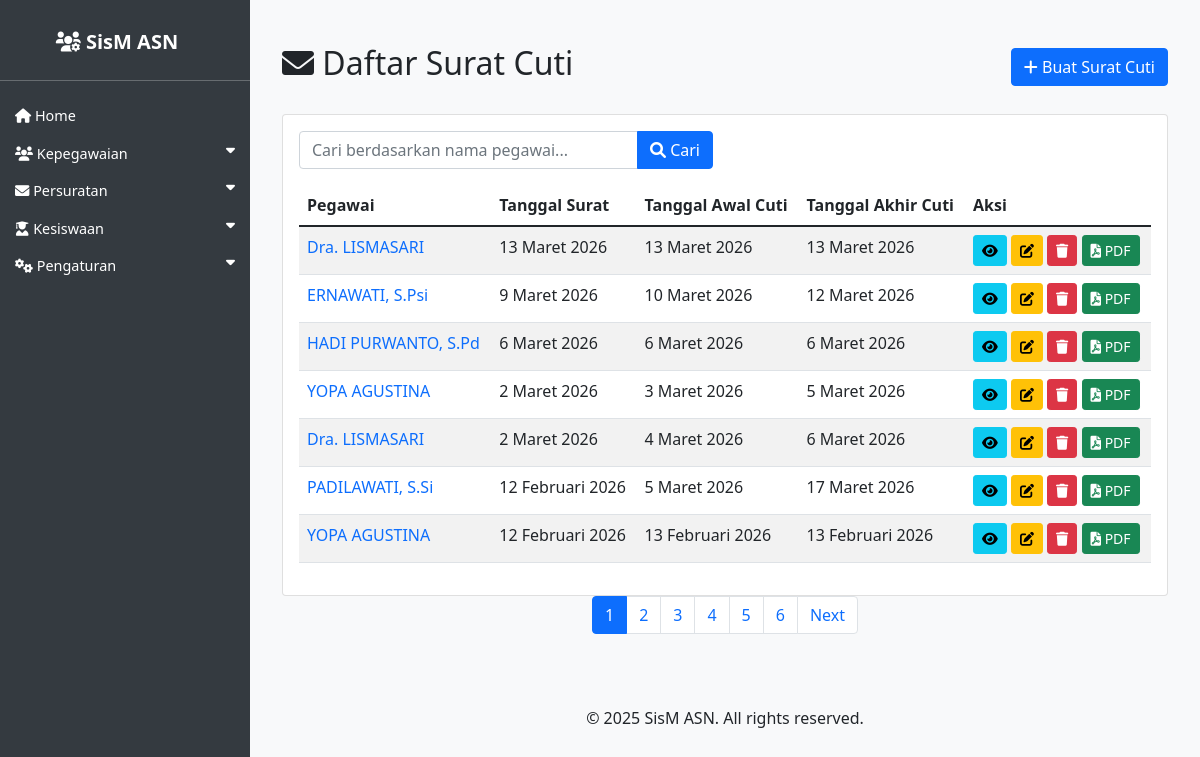
Screenshot of /asn/surat_cuti/ with the database file from the repository.
### asn_app/models.py (models this page shows, shortened)
class SuratCuti(models.Model):
    JENIS_CUTI_CHOICES = [
        ('Cuti Tahunan', 'Cuti Tahunan'),
        ('Cuti Sakit', 'Cuti Sakit'),
        ('Cuti Alasan Penting', 'Cuti Alasan Penting'),
        ('Cuti Diluar Tanggungan Negara', 'Cuti Diluar Tanggungan Negara'),
        ('Cuti Melahirkan', 'Cuti Melahirkan'),
        ('Cuti Besar', 'Cuti Besar'),
    ]
    tempat_ditetapkan = models.CharField(max_length=100, verbose_name='Tempat Ditetapkan')
    tanggal_surat = models.DateField(verbose_name='Tanggal Surat')
    nomor_surat = models.CharField(max_length=100, blank=True, null=True, verbose_name='Nomor Surat')
    sifat_surat = models.CharField(max_length=100, blank=True, null=True, verbose_name='Sifat Surat')
    lampiran_surat = models.CharField(max_length=100, blank=True, null=True, verbose_name='Lampiran Surat')
    perihal_surat = models.CharField(max_length=255, blank=True, null=True, verbose_name='Perihal Surat')
    tujuan_surat = models.CharField(max_length=200, verbose_name='Tujuan Surat')
    jenis_cuti = models.CharField(max_length=50, choices=JENIS_CUTI_CHOICES, default='Cuti Tahunan', verbose_name='Jenis Cuti')
    pegawai = models.ForeignKey(ASN, on_delete=models.CASCADE, related_name='surat_cuti_pegawai', verbose_name='Pegawai')
    tanggal_awal = models.DateField(verbose_name='Tanggal Awal Cuti')
    tanggal_akhir = models.DateField(verbose_name='Tanggal Akhir Cuti')
    alasan_cuti = models.TextField(blank=True, null=True, verbose_name='Alasan Cuti')
    penandatangan = models.ForeignKey(ASN, on_delete=models.SET_NULL, null=True, blank=True, related_name='surat_cuti_penandatangan', verbose_name='Penandatangan')
    kop_surat = models.ForeignKey(KopSurat, on_delete=models.SET_NULL, null=True, blank=True, verbose_name='Kop Surat')
    created_at = models.DateTimeField(auto_now_add=True)
    updated_at = models.DateTimeField(auto_now=True)
    class Meta:
        verbose_name_plural = "Surat Cuti"
        ordering = ['-tanggal_surat']

class ASN(models.Model):
    JENIS_KELAMIN_CHOICES = [
        ('L', 'Laki-laki'),
        ('P', 'Perempuan'),
    ]
    AGAMA_CHOICES = [
        ('ISLAM', 'Islam'),
        ('KRISTEN', 'Kristen'),
        ('KATOLIK', 'Katolik'),
        ('HINDU', 'Hindu'),
        ('BUDDHA', 'Buddha'),
        ('KONGHUCU', 'Konghucu'),
    ]
    nip = models.CharField(max_length=18, unique=True, null=True, blank=True)
    nama = models.CharField(max_length=100)
    tempat_lahir = models.CharField(max_length=50)
    tanggal_lahir = models.DateField()
    jenis_kelamin = models.CharField(max_length=1, choices=JENIS_KELAMIN_CHOICES)
    agama = models.CharField(max_length=10, choices=AGAMA_CHOICES)
    alamat = models.TextField()
    email = models.EmailField()
    telepon = models.CharField(max_length=15)
    jabatan = models.CharField(max_length=100)
    pangkat = models.CharField(max_length=50)
    golongan = models.CharField(max_length=5)
    nama_istri_suami = models.CharField(max_length=100, blank=True, null=True, verbose_name='Nama Istri/Suami')
    unit_kerja = models.CharField(max_length=100)
    foto = models.ImageField(upload_to='asn_fotos/', blank=True, null=True)
    created_at = models.DateTimeField(auto_now_add=True)
    updated_at = models.DateTimeField(auto_now=True)

### asn_app/views.py (the view)
# urls.py: path('surat_cuti/', views.SuratCutiListView.as_view(), name='surat_cuti_list'),
class SuratCutiListView(ListView):
    model = SuratCuti
    template_name = 'asn_app/surat_cuti_list.html'
    context_object_name = 'surat_cuti_list'
    paginate_by = 7
    def get_queryset(self):
        queryset = super().get_queryset()
        search_query = self.request.GET.get('nama', '')
        if search_query:
            queryset = queryset.filter(pegawai__nama__icontains=search_query)
        return queryset

### asn_app/templates/asn_app/surat_cuti_list.html (shortened to what this page needs)
{% extends 'asn_app/base.html' %}
{% load indonesian_date_tags %}
{% block content %}
<div class="container mt-4">
    <div class="d-flex justify-content-between align-items-center mb-4">
        <h2><i class="fas fa-envelope"></i> Daftar Surat Cuti</h2>
        <div>
            <a href="{% url 'surat_cuti_create' %}" class="btn btn-primary">
                <i class="fas fa-plus"></i> Buat Surat Cuti
            </a>
        </div>
    </div>
    <div class="card">
        <div class="card-body">
            <form method="get" action="{% url 'surat_cuti_list' %}" class="mb-3">
                <div class="row">
                    <div class="col-md-6">
                        <div class="input-group">
                            <input
                                type="text"
                                class="form-control"
                                name="nama"
                                placeholder="Cari berdasarkan nama pegawai..."
                                value="{{ request.GET.nama }}"
                            >
                            <button type="submit" class="btn btn-primary">
                                <i class="fas fa-search"></i> Cari
                            </button>
                        </div>
                    </div>
                </div>
            </form>
            <div class="table-responsive">
                <table class="table table-striped">
                    <thead>
                        <tr>
                            <th>Pegawai</th>
                            <th>Tanggal Surat</th>
                            <th>Tanggal Awal Cuti</th>
                            <th>Tanggal Akhir Cuti</th>
                            <th>Aksi</th>
                        </tr>
                    </thead>
                    <tbody>
                        {% for surat_cuti in surat_cuti_list %}
                        <tr>
                            <td>
                                <a href="{% url 'laporan_cuti_pdf' surat_cuti.pegawai.pk %}" target="_blank" class="text-decoration-none">
                                    {{ surat_cuti.pegawai.nama }}
                                </a>
                            </td>
                            <td>{{ surat_cuti.tanggal_surat|indonesian_date:"%d %B %Y" }}</td>
                            <td>{{ surat_cuti.tanggal_awal|indonesian_date:"%d %B %Y" }}</td>
                            <td>{{ surat_cuti.tanggal_akhir|indonesian_date:"%d %B %Y" }}</td>
                            <td>
                                <a href="{% url 'surat_cuti_detail' surat_cuti.pk %}" class="btn btn-sm btn-info">
                                    <i class="fas fa-eye"></i>
                                </a>
                                <a href="{% url 'surat_cuti_update' surat_cuti.pk %}" class="btn btn-sm btn-warning">
                                    <i class="fas fa-edit"></i>
                                </a>
                                <a href="{% url 'surat_cuti_delete' surat_cuti.pk %}" class="btn btn-sm btn-danger">
                                    <i class="fas fa-trash"></i>
                                </a>
                                <a href="{% url 'surat_cuti_export_pdf' surat_cuti.pk %}" class="btn btn-sm btn-success" target="_blank">
                                    <i class="fas fa-file-pdf"></i> PDF
                                </a>
                            </td>
                        </tr>
                        {% endfor %}
                    </tbody>
                </table>
            </div>
        </div>
    </div>
    {% if is_paginated %}
    <nav aria-label="Page navigation">
        <ul class="pagination justify-content-center">
            {% for num in page_obj.paginator.page_range %}
                <li class="page-item {% if page_obj.number == num %}active{% endif %}">
                    <a class="page-link" href="?page={{ num }}{% if request.GET.nama %}&nama={{ request.GET.nama }}{% endif %}">{{ num }}</a>
                </li>
            {% endfor %}
            {% if page_obj.has_next %}
                <li class="page-item">
                    <a class="page-link" href="?page={{ page_obj.next_page_number }}{% if request.GET.nama %}&nama={{ request.GET.nama }}{% endif %}">Next</a>
                </li>
            {% endif %}
        </ul>
    </nav>
    {% endif %}
</div>
{% endblock %}

### asn_app/templates/asn_app/base.html (style rules this page uses)
body { display: flex; min-height: 100vh; flex-direction: column; background-color: #f8f9fa; }

### rows the page displays
SuratCuti: pegawai.nama "Dra. LISMASARI", tanggal_surat|indonesian_date "13 Maret 2026", tanggal_awal|indonesian_date "13 Maret 2026", tanggal_akhir|indonesian_date "13 Maret 2026"
SuratCuti: pegawai.nama "ERNAWATI, S.Psi", tanggal_surat|indonesian_date "9 Maret 2026", tanggal_awal|indonesian_date "10 Maret 2026", tanggal_akhir|indonesian_date "12 Maret 2026"
SuratCuti: pegawai.nama "HADI PURWANTO, S.Pd", tanggal_surat|indonesian_date "6 Maret 2026", tanggal_awal|indonesian_date "6 Maret 2026", tanggal_akhir|indonesian_date "6 Maret 2026"
SuratCuti: pegawai.nama "YOPA AGUSTINA", tanggal_surat|indonesian_date "2 Maret 2026", tanggal_awal|indonesian_date "3 Maret 2026", tanggal_akhir|indonesian_date "5 Maret 2026"
SuratCuti: pegawai.nama "Dra. LISMASARI", tanggal_surat|indonesian_date "2 Maret 2026", tanggal_awal|indonesian_date "4 Maret 2026", tanggal_akhir|indonesian_date "6 Maret 2026"
SuratCuti: pegawai.nama "PADILAWATI, S.Si", tanggal_surat|indonesian_date "12 Februari 2026", tanggal_awal|indonesian_date "5 Maret 2026", tanggal_akhir|indonesian_date "17 Maret 2026"
SuratCuti: pegawai.nama "YOPA AGUSTINA", tanggal_surat|indonesian_date "12 Februari 2026", tanggal_awal|indonesian_date "13 Februari 2026", tanggal_akhir|indonesian_date "13 Februari 2026"

### other values shown
{{ num }} "1" "2" "3" "4" "5" "6"
